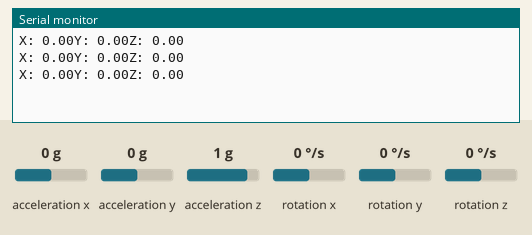
Simulated run of this sketch. Board: Arduino Uno, built with avr-gcc and run on an emulated ATmega328P. Shown: the last lines printed to the serial monitor. The test bench sets the inputs (shaded band); at power-on: acceleration x 0 g, acceleration y 0 g, acceleration z 1 g, rotation z 0 °/s, rotation x 0 °/s, rotation y 0 °/s.

Above: at 2.0 s.
2.1 s: acceleration x set to -1.4 g
At 2.9 s:
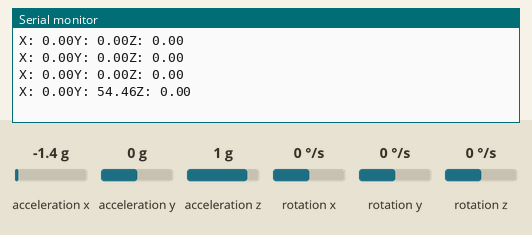
3.6 s: acceleration y set to -1.4 g
At 4.0 s:
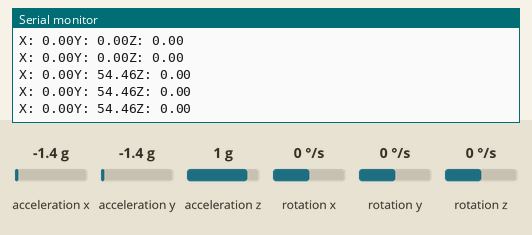
5.1 s: acceleration z set to -1.4 g
At 5.7 s:
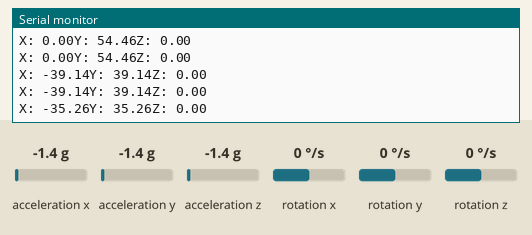
6.6 s: rotation z set to -192 °/s
At 7.3 s:
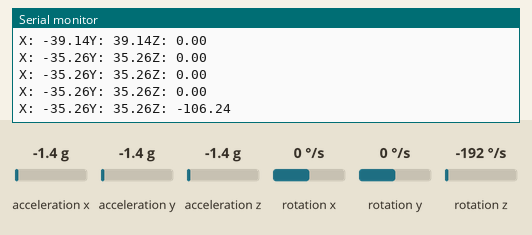
Timing chart, 0 to 9.6 s (numbered marks = the images above; inputs shaded):
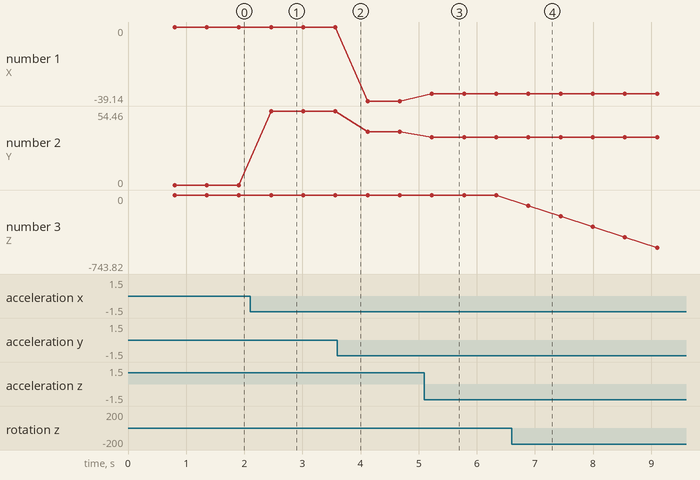

Measured:
- after the input at 2.1 s, the serial monitor: prints a new line after 0.36 s (image 1)
- after the input at 5.1 s, the serial monitor: prints a new line after 0.13 s (image 3)
- after the input at 6.6 s, the serial monitor: prints a new line after 0.29 s (image 4)
- plotted number 1: 0 → -39.14 after the input at 3.6 s, -39.14 → -35.26 after the input at 5.1 s
- plotted number 2: 0 → 54.46 after the input at 2.1 s, 54.46 → 39.14 after the input at 3.6 s, 39.14 → 35.26 after the input at 5.1 s
- plotted number 3: 0 → -743.82 after the input at 6.6 s

The sketch:

Ultimate2.0_ThreeAxisAccelrmeterTest.ino
```cpp
#include <MeMegaPi.h>
#include <SoftwareSerial.h>
#include <Wire.h>

MeGyro gyro(PORT_7);

void setup(){
  Serial.begin(9600);
  gyro.begin();
}

void loop(){
  gyro.update();
  Serial.read();
  Serial.print("X: ");
  Serial.print(gyro.getAngleX());
  Serial.print("Y: ");
  Serial.print(gyro.getAngleY());
  Serial.print("Z: ");
  Serial.println(gyro.getAngleZ());
  delay(550);
}
```
